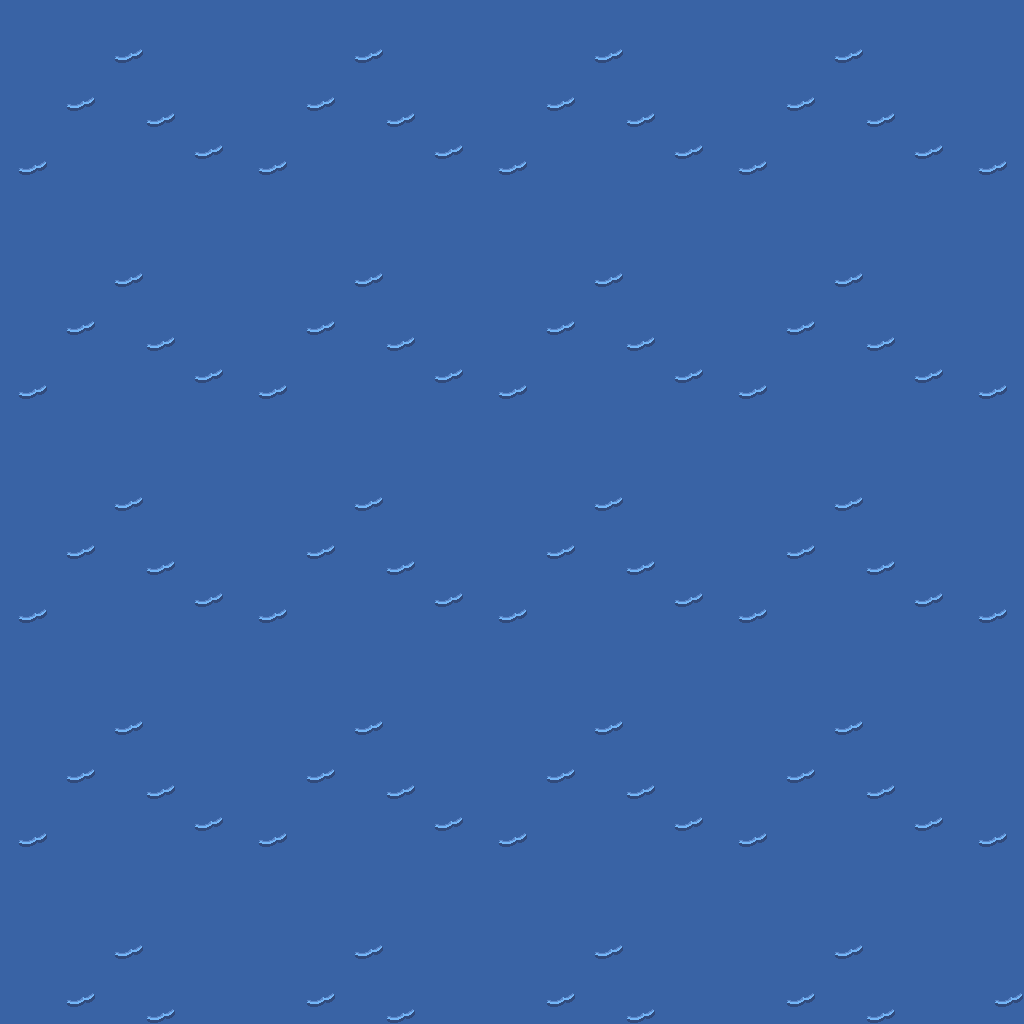

Below is a game level as drawn by its tile map, then a one-line description and the .tmx that defines it (tile-layer data replaced by summaries):
An orthogonal 64x64 tile map with 16x16 px tiles, 1 tile layer (base), 2 hidden layers not drawn.

<map version="1.10" tiledversion="1.12.1" orientation="orthogonal" renderorder="right-down" width="64" height="64" tilewidth="16" tileheight="16" infinite="0" nextlayerid="4" nextobjectid="1">
 <tileset firstgid="1" source="../classiciphone_pics4.tsx" />
 <layer id="1" name="base" width="64" height="64">
  <data>[4096 cells, 4096 non-empty, 3 distinct tile ids]</data>
 </layer>
 <layer id="2" name="collision" width="64" height="64" visible="0">
  <properties><property name="collision" value="true" /></properties>
  <data>[4096 cells, 0 non-empty, 0 distinct tile ids]</data>
 </layer>
 <layer id="3" name="water" width="64" height="64" visible="0">
  <properties><property name="terrain" value="water" /></properties>
  <data>[4096 cells, 4096 non-empty, 1 distinct tile ids]</data>
 </layer>
</map>
